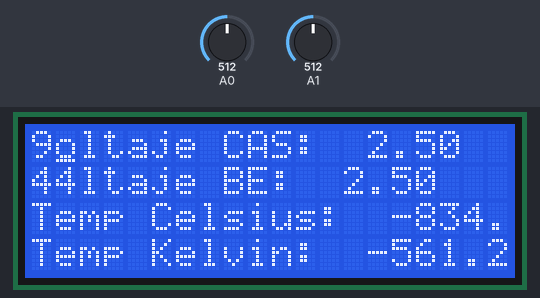
This sketch was run on a simulated Arduino Uno, built with avr-gcc and run on an emulated ATmega328P. On the bench: 20×4 character LCD. The inputs (shaded band) are chosen by the test bench; at power-on: A1 = 512, A0 = 512.

Above: at 1.7 s.
1.8 s: A1 set to 580
At 3.3 s:
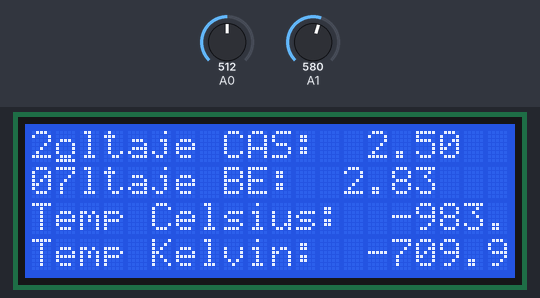
3.6 s: A1 set to 595
At 4.7 s:
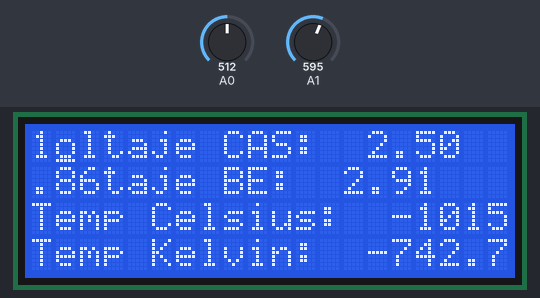
5.1 s: A1 set to 716
At 6.0 s:
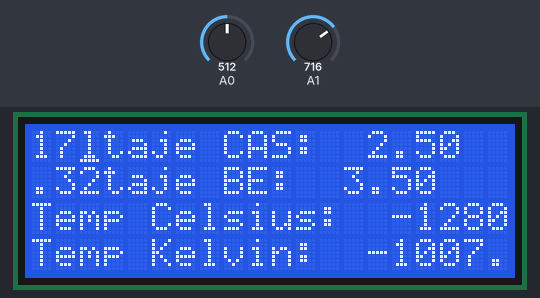
6.6 s: A1 set to 698
At 7.3 s:
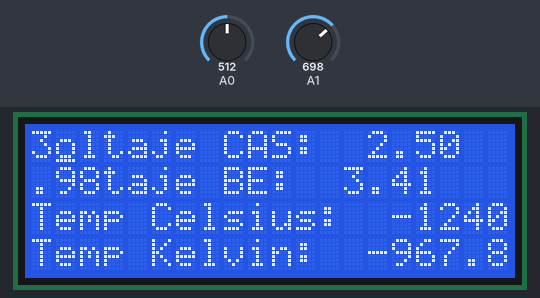
8.2 s: A1 set to 122
At 8.6 s:
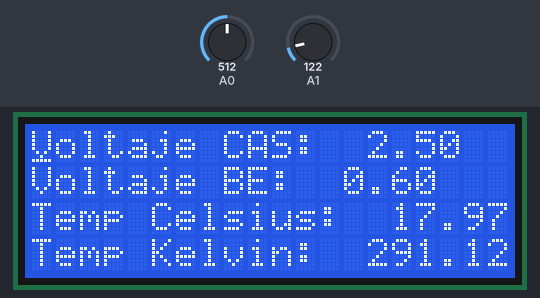
9.7 s: A1 set to 92
At 10.9 s:
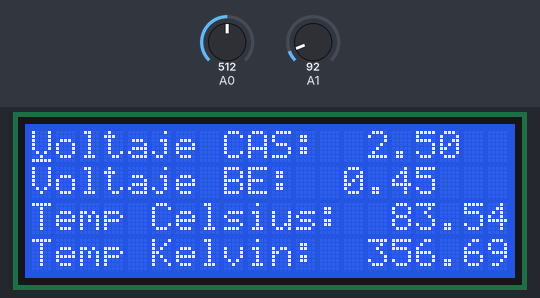
11.2 s: A1 set to 77
Timing chart, 0 to 13.8 s (numbered marks = the images above; inputs shaded):
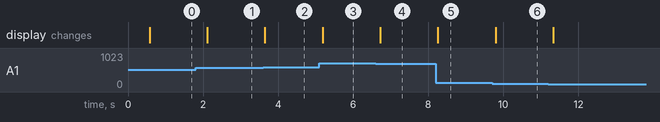

Measured:
- the behaviour switches between 587 and 588 on A1 (found by bisection; images 1 and 2)
- the behaviour switches between 713 and 712 on A1 (found by bisection; images 3 and 4)
- after the input at 1.8 s, the display: changes after 0.31 s (image 1)
- after the input at 3.6 s, the display: changes after 0.05 s (image 2)
- after the input at 5.1 s, the display: changes after 0.08 s (image 3)
- after the input at 6.6 s, the display: changes after 0.12 s (image 4)
- after the input at 8.2 s, the display: changes after 0.06 s (image 5)
- after the input at 9.7 s, the display: changes after 0.09 s (image 6)

The sketch:

Prueba.ino
```cpp
 #include <LiquidCrystal.h>

 LiquidCrystal lcd(10, 9, 8, 5, 4, 3, 2); //(RS, RW, E, D4,D5, D6, D7)

 void setup(){
    Serial.begin(9600);
    lcd.noCursor();
    delay(500);
    lcd.begin(20, 4);
 }

 void loop(){
    float volt = analogRead(A0);
    float CAS = (volt * 5) / 1024;
    volt = analogRead(A1);
    float VBE = (volt * 5) / 1024;
    float Celsius = ((VBE - 0.58) / (-0.002234)) + 25;
    float Kelvin = Celsius + 273.15;

    lcd.setCursor(0, 0); //Posición del renglón
    lcd.print("Voltaje CAS:"); //Mensaje
    lcd.setCursor(14 ,0); //Posición del cursor
    lcd.print(CAS); //Imprimir valor

    lcd.setCursor(0,1); //Posición del renglón
    lcd.print("Voltaje BE:"); //Mensaje
    lcd.setCursor(13,1); //Posición del cursor
    lcd.print(VBE); //Imprimir valor

    lcd.setCursor(0,2); //Posición del renglón
    lcd.print("Temp Celsius:"); //Mensaje
    lcd.setCursor(15,2); //Posición del cursor
    lcd.print(Celsius); //Imprimir valor

    lcd.setCursor(0,3); //Posición del renglón
    lcd.print("Temp Kelvin:"); //Mensaje
    lcd.setCursor(14,3); //Posición del cursor
    lcd.print(Kelvin); //Imprimir valor

    lcd.cursor();
    delay(500);
 }
```
